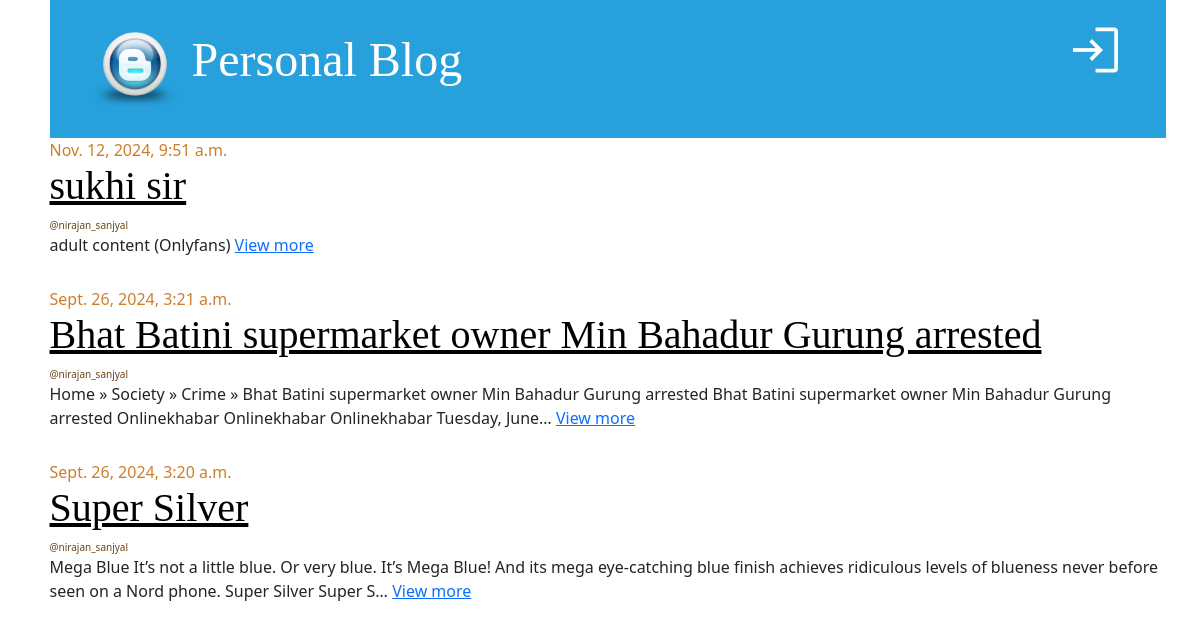
The page / on the database its author committed.
### blog_app/models.py (models this page shows, shortened)
class Post(models.Model):
    title= models.CharField(max_length=256)
    content= models.TextField()
    author= models.ForeignKey("auth.User",on_delete=models.CASCADE)
    created_at= models.DateTimeField(auto_now_add=True)
    updated_at= models.DateTimeField(auto_now_add=True)
    published_at= models.DateTimeField(null=True, blank=True )

### blog_app/views.py (the view)
# urls.py: path("",views.post_list,name="post_list"),
def post_list(request):
    posts =Post.objects.filter(published_at__isnull = False).order_by("-published_at")
    return render (
        request,
        "post_list.html",
        {"posts": posts},
    )

### templates/post_list.html
{% extends "base.html" %}
{% block content %}
<div  class="row">
    <div class="col">
        {% for post in posts %}
        <div class="post">
        <div class="date">{{ post.published_at }}</div>
        <h1>
            <a href="{% url 'post_detail' post.pk %}">{{ post.title }}</a>
        </h1>
        <div class="date author"> @{{ post.author.username }}</div>
        <p>
            {{ post.content |truncatechars:200}}
            <a href="{% url 'post_detail' post.pk %}">View more</a>
        </p>
    </div>
    {% endfor %}
</div>
</div>
{% endblock content %}

### templates/base.html (shortened to what this page needs)
{% load static %}
<!doctype html>
<html lang="en">
<head>
  <link href="{% static 'css/bootstrap.min.css' %}" rel="stylesheet" />
  <link rel="stylesheet" href="{% static 'css/blog.css' %}" />
</head>
<body>
  <div class="container">
    <div class="page-header">
      {% if request.user.is_authenticated %}
      <form action="{% url 'logout' %}" method="post" class="top-menu">
        {% csrf_token %}
        <button type="submit" class="link">
          <span class="material-symbols-outlined lg-icons">logout</span>
        </button>
      </form>
      <a href="{% url 'post_create' %}" class="top-menu">
        <span class="material-symbols-outlined lg-icons">add</span>
      </a>
      <a href="{% url 'draft_list' %}" class="top-menu">
        <span class="material-symbols-outlined lg-icons">edit</span>
      </a>
      {% else %}
      <a href="{% url 'login' %}" class="top-menu">
        <span class="material-symbols-outlined lg-icons">login</span>
      </a>
      {% endif %}
      <h1>
        <a href="/">
          <img src="{% static 'img/favicon.ico' %}" alt="Personal Blog" width="90px" />
          Personal Blog
        </a>
      </h1>
    </div>
    {% block content %}
    {% endblock %}
  </div>
</body>
</html>

### static/css/blog.css (style rules this page uses)
body { padding-left: 15px; }
h1 a { color: #27a0dc; font-family: "Lobster"; }
.page-header { background-color: #27a0dc; margin-top: 0; padding: 20px 20px 20px 40px; }
.page-header h1, .page-header h1 a, .page-header h1 a:visited, .page-header h1 a:active { color: #ffffff; font-size: 36pt; text-decoration: none; }
h1, h2, h3, h4 { font-family: "Lobster", cursive; }
.date { color: #ce7e29; }
.top-menu, .top-menu:hover, .top-menu:visited { color: #ffffff; float: right; font-size: 26pt; margin-right: 20px; }
.post { margin-bottom: 30px; }
.post h1 a, .post h1 a:visited { color: #000000; }
.author { font-size: 10px; color: #6b441a; }
.lg-icons { font-size: 60px !important; }

### rows shown on the page
Post: published_at "Nov. 12, 2024, 9:51 a.m.", title "sukhi sir", author.username "nirajan_sanjyal", content "adult content (Onlyfans)"
Post: published_at "Sept. 26, 2024, 3:21 a.m.", title "Bhat Batini supermarket owner Min Bahadur Gurung arrested", author.username "nirajan_sanjyal", content "Home » Society » Crime » Bhat Batini supermarket owner Min Bahadur Gurung arrested Bhat Batini supermarket owner Min Bahadur Gurung arrested Onlinekhabar Onlinekhabar Onlinekhabar Tuesday, June…"
Post: published_at "Sept. 26, 2024, 3:20 a.m.", title "Super Silver", author.username "nirajan_sanjyal", content "Mega Blue It’s not a little blue. Or very blue. It’s Mega Blue! And its mega eye-catching blue finish achieves ridiculous levels of blueness never before seen on a Nord phone. Super Silver Super S…"
